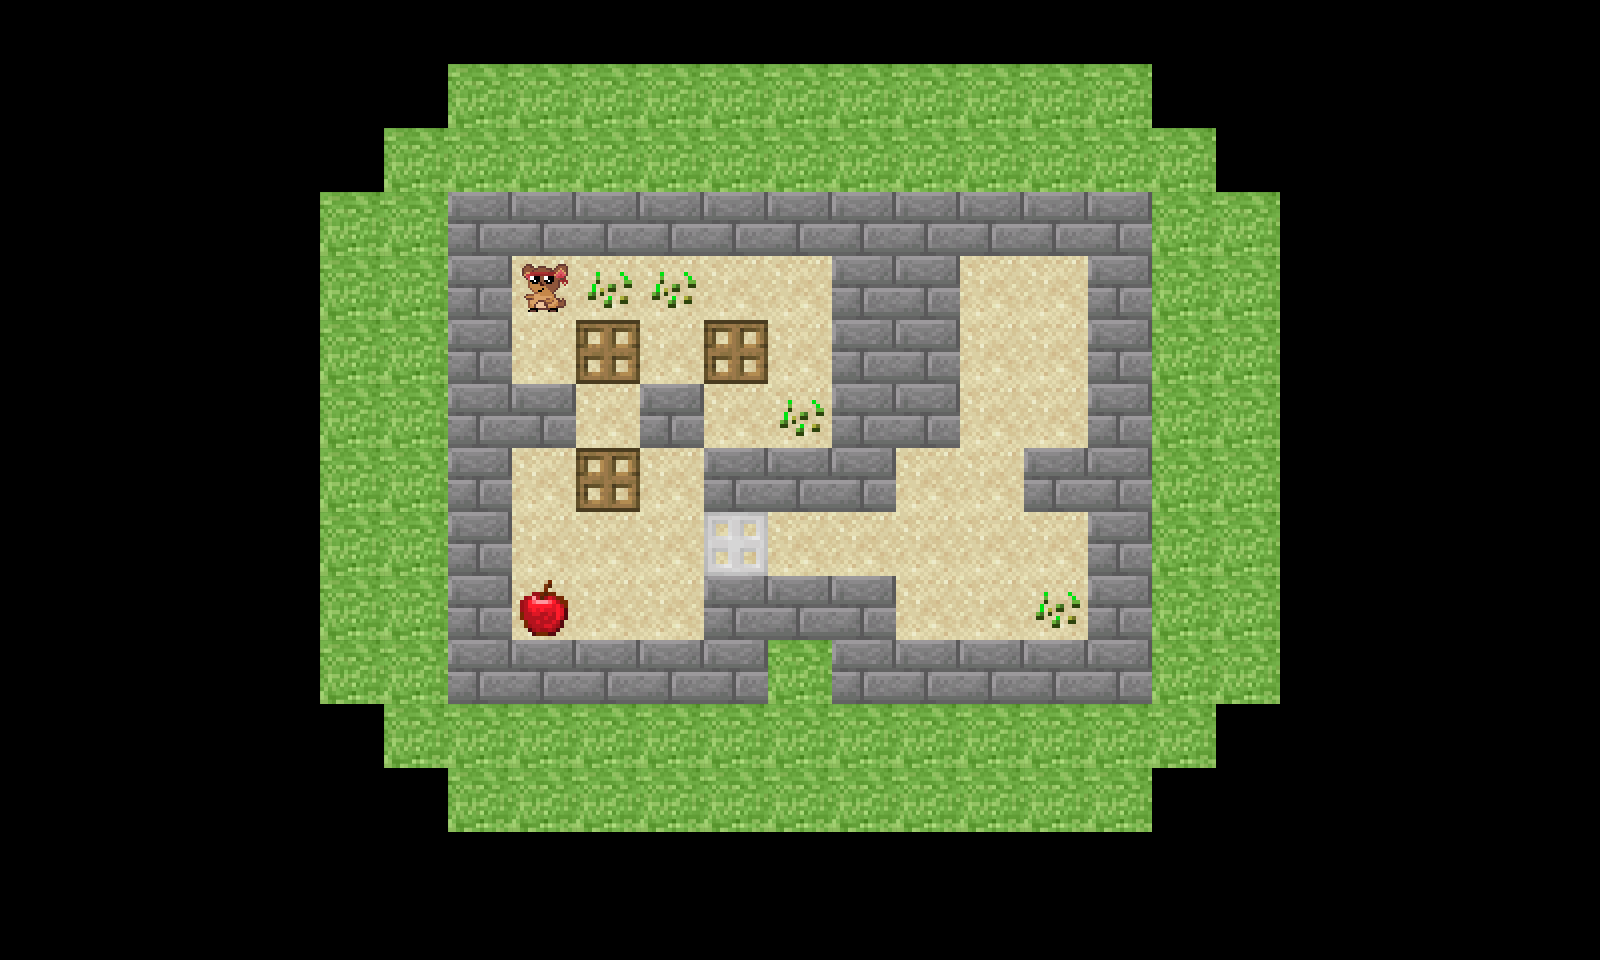

This game map was drawn from its Tiled (.tmx) file and the tilesets committed beside it. A one-line description and the full map source follow:
An orthogonal 25x15 tile map with 64x64 px tiles, 2 tile layers (staticMap, specials).

<map version="1.5" tiledversion="1.6.0" orientation="orthogonal" renderorder="right-down" width="25" height="15" tilewidth="64" tileheight="64" infinite="0" nextlayerid="3" nextobjectid="1">
 <tileset firstgid="1" source="tiles.tsx" />
 <layer id="1" name="staticMap" width="25" height="15">
  <data encoding="csv">
0,0,0,0,0,0,0,0,0,0,0,0,0,0,0,0,0,0,0,0,0,0,0,0,0,
0,0,0,0,0,0,0,6,6,6,6,6,6,6,6,6,6,6,0,0,0,0,0,0,0,
0,0,0,0,0,0,6,6,6,6,6,6,6,6,6,6,6,6,6,0,0,0,0,0,0,
0,0,0,0,0,6,6,0,0,0,0,0,0,0,0,0,0,0,6,6,0,0,0,0,0,
0,0,0,0,0,6,6,0,5,5,5,5,5,0,0,5,5,0,6,6,0,0,0,0,0,
0,0,0,0,0,6,6,0,5,5,5,5,5,0,0,5,5,0,6,6,0,0,0,0,0,
0,0,0,0,0,6,6,0,0,5,0,5,5,0,0,5,5,0,6,6,0,0,0,0,0,
0,0,0,0,0,6,6,0,5,5,5,0,0,0,5,5,0,0,6,6,0,0,0,0,0,
0,0,0,0,0,6,6,0,5,5,5,5,5,5,5,5,5,0,6,6,0,0,0,0,0,
0,0,0,0,0,6,6,0,5,5,5,0,0,0,5,5,5,0,6,6,0,0,0,0,0,
0,0,0,0,0,6,6,0,0,0,0,0,6,0,0,0,0,0,6,6,0,0,0,0,0,
0,0,0,0,0,0,6,6,6,6,6,6,6,6,6,6,6,6,6,0,0,0,0,0,0,
0,0,0,0,0,0,0,6,6,6,6,6,6,6,6,6,6,6,0,0,0,0,0,0,0,
0,0,0,0,0,0,0,0,0,0,0,0,0,0,0,0,0,0,0,0,0,0,0,0,0,
0,0,0,0,0,0,0,0,0,0,0,0,0,0,0,0,0,0,0,0,0,0,0,0,0
</data>
 </layer>
 <layer id="2" name="specials" width="25" height="15">
  <data encoding="csv">
0,0,0,0,0,0,0,0,0,0,0,0,0,0,0,0,0,0,0,0,0,0,0,0,0,
0,0,0,0,0,0,0,0,0,0,0,0,0,0,0,0,0,0,0,0,0,0,0,0,0,
0,0,0,0,0,0,0,0,0,0,0,0,0,0,0,0,0,0,0,0,0,0,0,0,0,
0,0,0,0,0,0,0,1,1,1,1,1,1,1,1,1,1,1,0,0,0,0,0,0,0,
0,0,0,0,0,0,0,1,8,2,2,0,0,1,1,0,0,1,0,0,0,0,0,0,0,
0,0,0,0,0,0,0,1,0,7,0,7,0,1,1,0,0,1,0,0,0,0,0,0,0,
0,0,0,0,0,0,0,1,1,0,1,0,2,1,1,0,0,1,0,0,0,0,0,0,0,
0,0,0,0,0,0,0,1,0,7,0,1,1,1,0,0,1,1,0,0,0,0,0,0,0,
0,0,0,0,0,0,0,1,0,0,0,9,0,0,0,0,0,1,0,0,0,0,0,0,0,
0,0,0,0,0,0,0,1,10,0,0,1,1,1,0,0,2,1,0,0,0,0,0,0,0,
0,0,0,0,0,0,0,1,1,1,1,1,0,1,1,1,1,1,0,0,0,0,0,0,0,
0,0,0,0,0,0,0,0,0,0,0,0,0,0,0,0,0,0,0,0,0,0,0,0,0,
0,0,0,0,0,0,0,0,0,0,0,0,0,0,0,0,0,0,0,0,0,0,0,0,0,
0,0,0,0,0,0,0,0,0,0,0,0,0,0,0,0,0,0,0,0,0,0,0,0,0,
0,0,0,0,0,0,0,0,0,0,0,0,0,0,0,0,0,0,0,0,0,0,0,0,0
</data>
 </layer>
</map>
